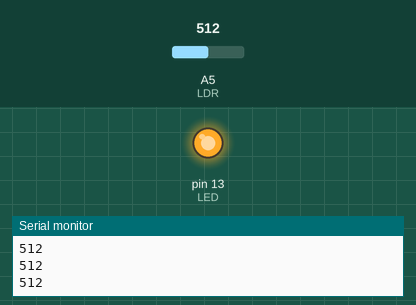
A sketch run on a simulated Arduino Uno, built with avr-gcc and run on an emulated ATmega328P. Shown: output pins drawn as LEDs (lit = HIGH), the last lines printed to the serial monitor. Inputs (shaded band) come from the test bench; at power-on: A5 (LDR) = 512.

Above: at 1.2 s.
1.3 s: A5 (LDR) set to 89
2.8 s: A5 (LDR) set to 71
At 3.6 s:
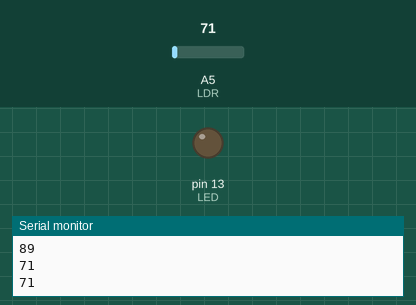
4.3 s: A5 (LDR) set to 91
At 4.8 s:
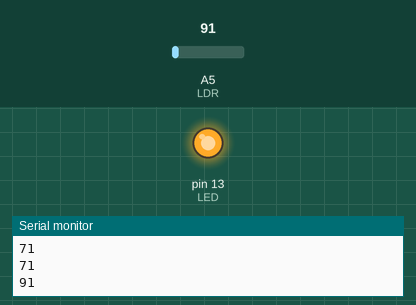
5.9 s: A5 (LDR) set to 0
At 7.3 s:
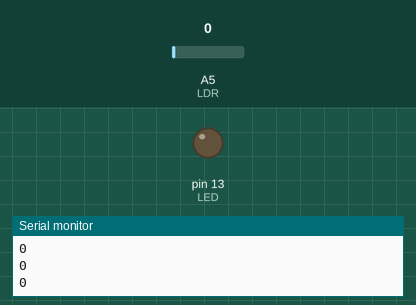
Timing chart, 0 to 8.5 s (numbered marks = the images above; inputs shaded):
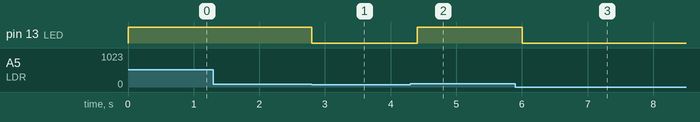

The sketch:

ldr_led.ino
```cpp
#define LED 13
#define LDR A5

// var que irá armazenar o valor do LDR
int valorLDR = 0;


// funções liga e desliga led
void desligaLED()
{
  digitalWrite(LED, LOW);
}

void ligaLED()
{
  digitalWrite(LED, HIGH);
}


void setup()
{
  // input pois ele irá nos trazer dados
  pinMode(LDR, INPUT);
  pinMode(LED, OUTPUT);

  Serial.begin(9600);
}


void loop()
{
  // var sensorValue recebe o valor que está sendo lido
  // na porta analogica A5 pelo ldr
  valorLDR = analogRead(LDR);

  // mostra o valor no monitor serial
  Serial.println(valorLDR);

  // se o valor da var valorLDR for maior ou igual a 81 ele
  // liga o led, se não ele desliga, ele faz isso chamando funções
  if(valorLDR >= 81)
  {
  	ligaLED();
  }
  else
  {
  	desligaLED();
  }

  delay(400);

}
```

Measured:
- the behaviour switches between 81 and 80 on A5 (LDR) (found by bisection; images 0 and 1)
- after the input at 2.8 s, pin 13 (LED): HIGH → LOW at once
- after the input at 4.3 s, pin 13 (LED): LOW → HIGH after 0.10 s
- after the input at 5.9 s, pin 13 (LED): HIGH → LOW after 0.10 s
